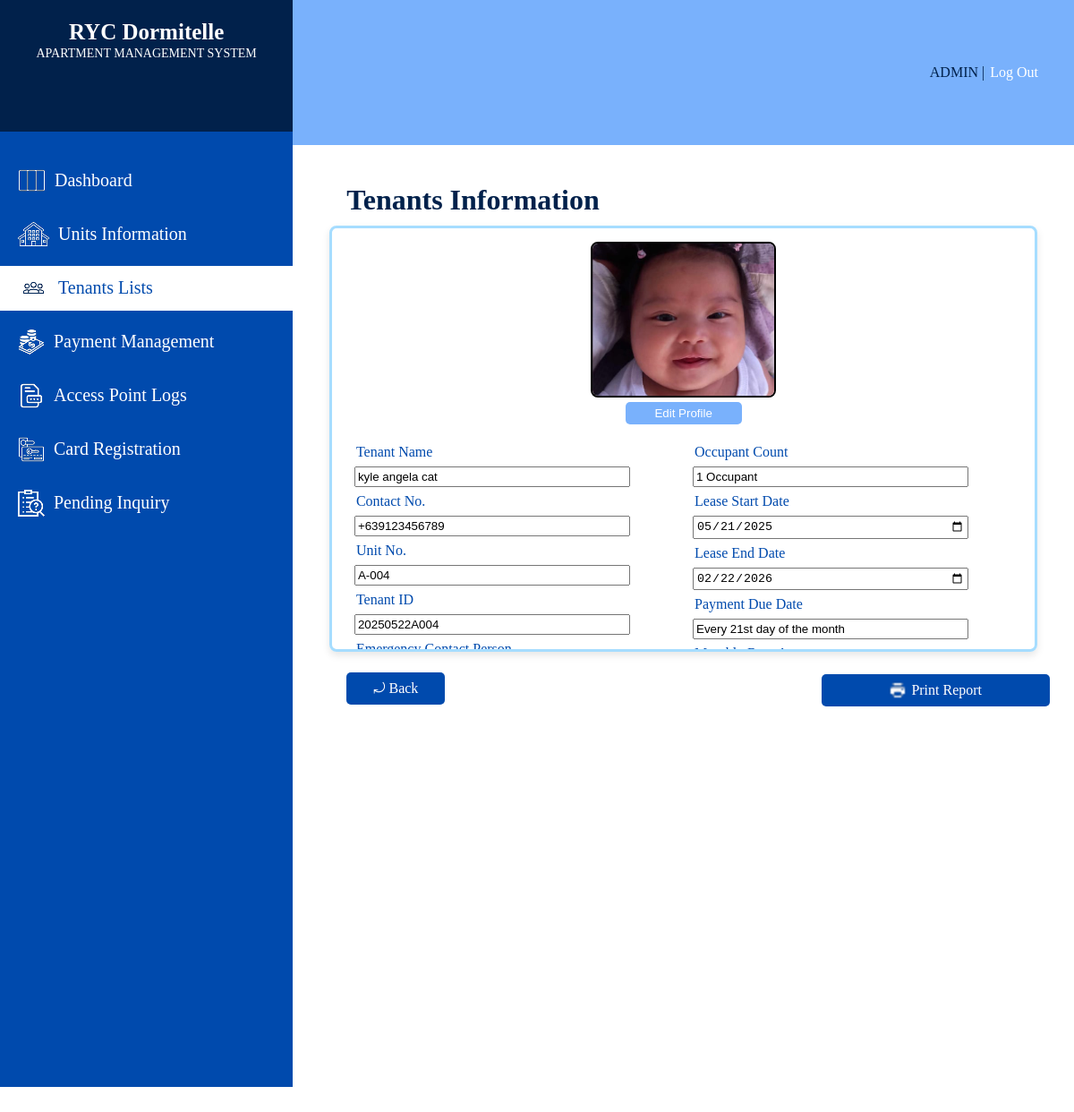
Screenshot of /TENANTINFORMATION.php?tenant_ID=20250522A004 with the database file from the repository.
### tables this page shows
CREATE TABLE `tenants` (
  `tenant_ID` varchar(12) NOT NULL,
  `tenant_name` varchar(15) NOT NULL,
  `contact_number` varchar(13) NOT NULL,
  `email` varchar(30) NOT NULL,
  `emergency_contact_name` varchar(25) NOT NULL,
  `emergency_contact_num` varchar(13) NOT NULL,
  `tenant_image` varchar(255) NOT NULL
);

CREATE TABLE `tenant_unit` (
  `tenant_ID` varchar(12) NOT NULL,
  `unit_no` varchar(10) NOT NULL,
  `start_date` date NOT NULL,
  `end_date` date NOT NULL,
  `occupant_count` smallint(2) NOT NULL,
  `deposit` mediumint(6) NOT NULL,
  `balance` mediumint(6) NOT NULL,
  `payment_due` varchar(30) NOT NULL,
  `billing_period` varchar(31) NOT NULL,
  `status` varchar(10) NOT NULL
);

### TENANTINFORMATION.php (the view, shortened to what this page needs)
<?php
require_once 'db_connect.php';
$tenant = null;
if (isset($_GET['tenant_ID']) && !empty($_GET['tenant_ID'])) {
    $tenant_ID = trim($_GET['tenant_ID']);
    $sql = "SELECT
                tenants.tenant_name,
                tenants.contact_number,
                tenant_unit.unit_no,
                tenants.tenant_ID,
                tenants.emergency_contact_name,
                tenants.emergency_contact_num,
                tenant_unit.occupant_count,
                tenant_unit.start_date,
                tenant_unit.end_date,
                tenant_unit.payment_due,
                units.monthly_rent_amount,
                tenant_unit.status,
                tenants.tenant_image
            FROM tenants
            INNER JOIN tenant_unit ON tenants.tenant_ID = tenant_unit.tenant_ID
            INNER JOIN units ON tenant_unit.unit_no = units.unit_no
            WHERE tenants.tenant_ID = ?";
    $stmt = $conn->prepare($sql);
    if ($stmt) {
        $stmt->bind_param("s", $tenant_ID);
        $stmt->execute();
        $result = $stmt->get_result();
        if ($result && $result->num_rows > 0) {
            $tenant = $result->fetch_assoc();
        } else {
            echo "Tenant not found.";
        }
    } else {
        echo "SQL error: " . $conn->error;
    }
} else {
    echo "No valid tenant ID provided.";
}
?>
<!DOCTYPE html>
<html lang="en">
<head>
</head>
<body>
    <div class="sideBar">
        <div class="systemTitle">
            <h1>RYC Dormitelle</h1>
            <p>APARTMENT MANAGEMENT SYSTEM</p>
        </div>
        <div class="sidebarContent">
            <div class="card">
                <a href="DASHBOARD.php" class="changeicon">
                    <img src="sidebarIcons/DashboardIconWht.png" alt="Dashboard Icon" class="DsidebarIcon" style="margin-right: 10px;">
                    Dashboard
                </a>
            </div>
            <div class="card">
                <a href="UNITSINFORMATION.php">
                    <img src="sidebarIcons/UnitsInfoIconWht.png" alt="Units Information Icon" class="UIsidebarIcon" style="margin-right: 10px;">
                    Units Information</a>
            </div>
            <div class="card">
                <a href="TENANTSLIST.php" style="background-color: #FFFF; color: #004AAD;">
                    <img src="sidebarIcons/TenantsInfoIcon.png" alt="Tenants Information Icon" class="THsidebarIcon" style="margin-right: 10px;">
                    Tenants Lists</a>
            </div>
            <div class="card">
                <a href="PAYMENTMANAGEMENT.php">
                    <img src="sidebarIcons/PaymentManagementIconWht.png" alt="Payment Management Icon" class="PMsidebarIcon" style="margin-right: 10px;">
                    Payment Management</a>
            </div>
            <div class="card">
                <a href="ACCESSPOINTLOGS.php">
                    <img src="sidebarIcons/AccesspointIconWht.png" alt="Access Point Logs Icon" class="APLsidebarIcon" style="margin-right: 10px;">
                    Access Point Logs</a>
            </div>
            <div class="card">
                <a href="CARDREGISTRATION.php">
                    <img src="sidebarIcons/CardregisterIconWht.png" alt="Card Registration Icon" class="CGsidebarIcon" style="margin-right: 10px;">
                    Card Registration</a>
            </div>
            <div class="card">
                <a href="PENDINGINQUIRY.php">
                    <img src="sidebarIcons/PendingInquiryIconWht.png" alt="Pending Inquiry Icon" class="PIsidebarIcon" style="margin-right: 10px;">
                    Pending Inquiry</a>
            </div>
        </div>
    </div>
        <div class="mainBody">
            <div class="header">
                <div class="headerContent">
                    <a href="ADMINPROFILE.php" class="adminTitle">ADMIN</a>
                    <p class="adminLogoutspace">&nbsp;|&nbsp;</p>
                    <a href="LOGIN.php" class="logOutbtn">Log Out</a>
                </div>
            </div>
            <div class="mainContent">
            <div class="tenantHistoryHead">
                <h4>Tenants Information</h4>
            </div>
            <form method="POST" enctype="multipart/form-data" action="">
                <div class="tenantInfoContainer">
                    <img src="tenants_images/<?php echo htmlspecialchars($tenant['tenant_image']); ?>"
                        alt="Tenant Image"
                        id="tenantImage"
                        class="tenantImageContainer">
                    <div class="uploadBtnContainer">
                        <button type="button" class="customUploadBtn" onclick="document.getElementById('imageInput').click();">Edit Profile</button>
                    </div>
                    <div class="tenantsInformation">
                        <div class="tenantInfoInput1">
                            <div class="formContainer">
                                <div>
                                    <label for="tenant_name">Tenant Name</label>
                                    <input type="text" maxlength="20" name="tenant_name" id="tenant_name" value="<?php echo $tenant['tenant_name']; ?>">
                                </div>
                                <div>
                                    <label for="contact_number">Contact No.</label>
                                    <input type="text" name="contact_number" id="contact_number" value="<?php echo $tenant['contact_number']; ?>"
                                            maxlength="13"
                                            minlength="13"
                                            pattern="\+639\d{9}"
                                            oninput="autoPrefix(this)"
                                            required>
                                </div>
                                <div>
                                    <label for="unit_no">Unit No.</label>
                                    <input type="text" name="unit_no" id="unit_no" value="<?php echo $tenant['unit_no']; ?>" readonly>
                                </div>
                                <div>
                                    <label for="tenant_ID">Tenant ID</label>
                                    <input type="text" name="tenant_ID" id="tenant_ID" value="<?php echo $tenant['tenant_ID']; ?>" readonly>
                                </div>
                                <div>
                                    <label for="emergency_contact_name">Emergency Contact Person</label>
                                </div>
                            </div>
                        </div>
                        <div class="tenantInfoInput2">
                            <div class="formContainer">
                                <div>
                                    <label for="occupant_count">Occupant Count</label>
                                    <input type="text" name="occupant_count" id="occupant_count" value="<?php echo $tenant['occupant_count']; ?> Occupant" readonly>
                                </div>
                                <div>
                                    <label for="start_date">Lease Start Date</label>
                                    <input type="date" name="start_date" id="start_date" value="<?php echo $tenant['start_date']; ?>">
                                </div>
                                <div>
                                    <label for="end_date">Lease End Date</label>
                                    <input type="date" name="end_date" id="end_date" value="<?php echo $tenant['end_date']; ?>">
                                </div>
                                <div>
                                    <label for="rent_payment_due">Payment Due Date</label>
                                    <input type="text" readonly name="rent_payment_due" id="rent_payment_due" value="<?php echo $tenant['payment_due']; ?>">
                                </div>
                                <div>
                                    <label for="monthly_rent_amount">Monthly Rent Amount</label>
                                </div>
                            </div>
                        </div>
                    </div>
                </div>
            </form>
            <div class="footbtnContainer">
                <a href="TENANTSLIST.php" class="backbtn">&#10558; Back</a>
                <a href="#" class="printReportbtn">
                    <img src="otherIcons/printIcon.png" alt="Plus Sign" class="printTenantInfo">
                    Print Report</a>
            </div>
        </div>
    </div>
</body>
</html>

### TENANTINFORMATION.php (style rules this page uses)
body { display: flex; margin: 0; background-color: #FFFF; }
.sideBar { width: 450px; height: 100%; background-color: #01214B; }
.systemTitle { text-align: center; height: 10vh; padding-bottom: 5.3px; }
.systemTitle h1 { font-size: 25px; font-family: Inria Serif; align-items: center; position: relative; top: 5px; color: #FFFF; }
.systemTitle p { font-size: 14px; font-family: Inria Serif; position: relative; bottom: 10px; color: #FFFF; }
.sidebarContent { padding-top: 20px; height: 84vh; background-color: #004AAD; display: block; }
.card { width: 100%; height: 50px; display: flex; margin: 10px 0px 10px; align-items: center; justify-content: center; }
.card a { margin: auto 0px auto 0px; font-size: 20px; padding-left: 20px; font-weight: 500; display: flex; text-decoration: none; align-items: center; color: #01214B; height: 100%; width: 100%; background-color: #004AAD; color: white; }
.mainBody { width: 100vw; height: 100%; background-color: white; }
.header { height: 13vh; width: 100%; background-color: #79B1FC; display: flex; justify-content: end; align-items: center; }
.headerContent { margin-right: 40px; display: flex; justify-content: center; align-items: center; }
.adminTitle { font-size: 16px; color: #01214B; position: relative; text-decoration: none; }
.adminLogoutspace { font-size: 16px; color: #01214B; position: relative; text-decoration: none; }
.logOutbtn { font-size: 16px; color: #FFFF; position: relative; margin-left: 2px; text-decoration: none; }
.mainContent { height: 100%; width: 100%; margin: 0px auto; background-color: #FFFF; }
.tenantHistoryHead { display: flex; justify-content: space-between; width: 100%; align-items: center; }
.tenantHistoryHead h4 { color: #01214B; font-size: 32px; margin-left: 60px; height: 20px; align-items: center; }
.tenantInfoContainer { max-width: 90%; margin: 0 auto; border: 3px solid #A6DDFF; border-radius: 8px; height: 470px; overflow: hidden; box-shadow: 0 4px 8px rgba(0,0,0,0.1); position: relative; bottom: 15px; overflow-y: auto; scrollbar-width: none; }
.tenantImageContainer { display: block; margin-left: auto; margin-right: auto; width: 203px; height: 170px; margin-top: 15px; border: 2px solid #000000; border-radius: 0.5rem; object-fit: cover; }
.uploadBtnContainer { text-align: center; margin-top: 5px; width: 100%; height: 10px; }
.customUploadBtn { display: flex; justify-content: center; align-items: center; margin: 0px auto; height: 25px; width: 130px; background-color: #79B1FC; }
.tenantsInformation { display: flex; justify-content: space-between; height: auto; width: 95%; margin-left: 10px; position: relative; top: 35px; align-items: center; }
.tenantInfoInput1 { width: 50%; height: 90%; margin: auto 0px; position: relative; }
.tenantInfoInput2 { width: 50%; height: 90%; margin: auto 0px; margin-left: 10px; position: relative; }
.formContainer { width: 100%; height: 200px; margin-left: 15px; }
label { display: inline-block; width: 180px; margin-bottom: 5px; padding: 2px; vertical-align: top; color: #004AAD; }
input[type="text"], input[type="date"] { width: 300px; padding: 2px; margin-bottom:5px; }
button { background-color: #004AAD; border: none; width: 130px; height: 30px; justify-content: center; align-items: center; display: flex; color: #FFFFFF; font-weight: 10000; margin: auto 10px; }
.footbtnContainer { width: 90%; height: 20px; margin-left: 60px; display: flex; position: relative; top: 38px; justify-content: space-between; align-items: center; }
.backbtn { height: 36px; width: 110px; position: relative; display: flex; align-items: center; justify-content: center; bottom: 22px; background-color: #004AAD; color: #FFFFFF; text-decoration: none; border-radius: 5px; }
button { background-color: #004AAD; color: white; border: none; border-radius: 5px; }
.printReportbtn { height: 36px; width: 255px; position: relative; display: flex; align-items: center; justify-content: center; bottom: 20px; background-color: #004AAD; color: #FFFFFF; text-decoration: none; border-radius: 5px; }
.printTenantInfo { height: 20px; width: 20px; margin-right: 5px; }

### rows the page displays
tenants: tenant_image (picture), tenant_name "kyle angela cat", contact_number "+639123456789", unit_no "A-004", tenant_ID "20250522A004", occupant_count "1 Occupant", start_date "05/21/2025", end_date "02/22/2026", rent_payment_due "Every 21st day of the month"
